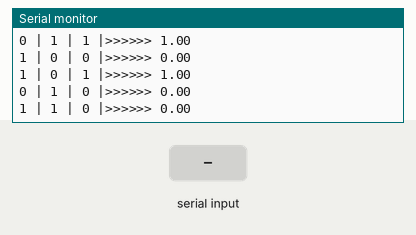
A sketch run on a simulated Arduino Uno, built with avr-gcc and run on an emulated ATmega328P. Parts: the last lines printed to the serial monitor. The inputs (shaded band) are chosen by the test bench. EEPROM starts erased.

Above: at 7.2 s.
7.3 s: byte 30 received over Serial
At 8.5 s:
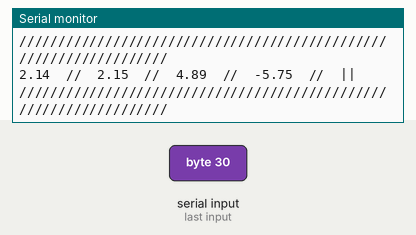
At 16.9 s:
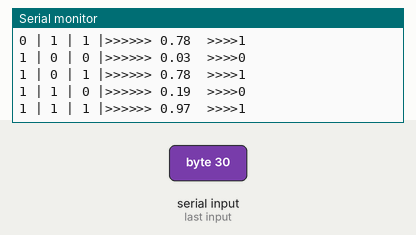
Timing chart, 0 to 17.8 s (numbered marks = the images above; inputs shaded):
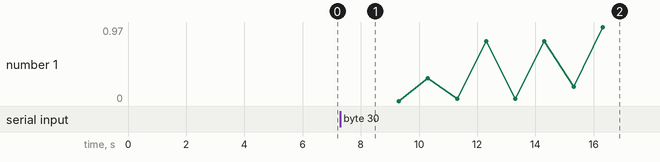

Measured:
- after the input at 7.3 s, the serial monitor: prints a new line at once (image 1)

The sketch:

single_nuron.ino
```cpp
#include<EEPROM.h>
int adress=100;
int i,j,k,d0,d1,d2,t;
const int isize=6;
char ch;
float dif2,pred;
float wt[4]={1.485,2.784,1.145,-3.123};
float in[isize][3]={{0,0,1},{0,1,1},{1,0,0},{1,0,1},{0,1,0},{1,1,0}};
float out[isize]={0,1,0,1,0,0};

float sigmoid(float x)
{
  return 1/(1+exp(-x));
}

float ds(float x)
{
  return x*(1-x);
}
void setup() {
//  for(i=0;i<4;i++)
// {
//   EEPROM.get(adress+i*100,wt[i]);
//}
  Serial.begin(2000000);
  Serial.println();

 for(i=0;i<isize;i++)
  {

    Serial.print((int)in[i][0]);
    Serial.print(" | ");
    Serial.print((int)in[i][1]);
    Serial.print(" | ");
    Serial.print((int)in[i][2]);
    Serial.print(" |>>>>>> ");
    Serial.println(out[i]);
    delay(1000);
  }


}

void loop()
{

  for(i=0;!Serial.available()&&i<20000;i++)
  {
    for(j=0;j<isize;j++)
    {
    pred=wt[0]*in[j][0]+wt[1]*in[j][1]+wt[2]*in[j][2]+wt[3];
    dif2=sq((out[j]-sigmoid(pred)));

    wt[0]+=.1*2*(out[j]-sigmoid(pred))*(sigmoid(pred)*(1-sigmoid(pred))*in[j][0]);
    wt[1]+=.1*2*(out[j]-sigmoid(pred))*(sigmoid(pred)*(1-sigmoid(pred))*in[j][1]);
    wt[2]+=.1*2*(out[j]-sigmoid(pred))*(sigmoid(pred)*(1-sigmoid(pred))*in[j][2]);
    wt[3]+=.1*2*(out[j]-sigmoid(pred))*(sigmoid(pred)*(1-sigmoid(pred)));
    //Serial.print(sigmoid(pred));
    //Serial.print(" # ");
    }
    //Serial.println();


  }


  Serial.println("//////////////////////////////////////////////////////////////////");
  for(i=0;i<4;i++)
  {
    Serial.print(wt[i]);
    Serial.print("  //  ");
  }
  Serial.println("||");
  Serial.println("//////////////////////////////////////////////////////////////////");
  delay(2000);
   for(t=0;t<8;t++)
  {
    i=t;
    d0=i%2;
    i=i/2;
    d1=i%2;
    i=i/2;
    d2=i%2;
    i=i/2;
    Serial.print(d2);
    Serial.print(" | ");
    Serial.print(d1);
    Serial.print(" | ");
    Serial.print(d0);
    Serial.print(" |>>>>>> ");
    Serial.print(sigmoid(d2*wt[0]+d1*wt[1]+d0*wt[2]+wt[3]));
    Serial.print("  >>>>");
    Serial.println((d2||d1)&&d0);
    delay(1000);
  }
  for(i=0;i<4;i++)
  {
    EEPROM.put(adress+i*100,wt[i]);
  }
  while(Serial.available()){ch=Serial.read();}
  while(!Serial.available()){}
  while(Serial.available()){Serial.print(Serial.read());}


}
```
